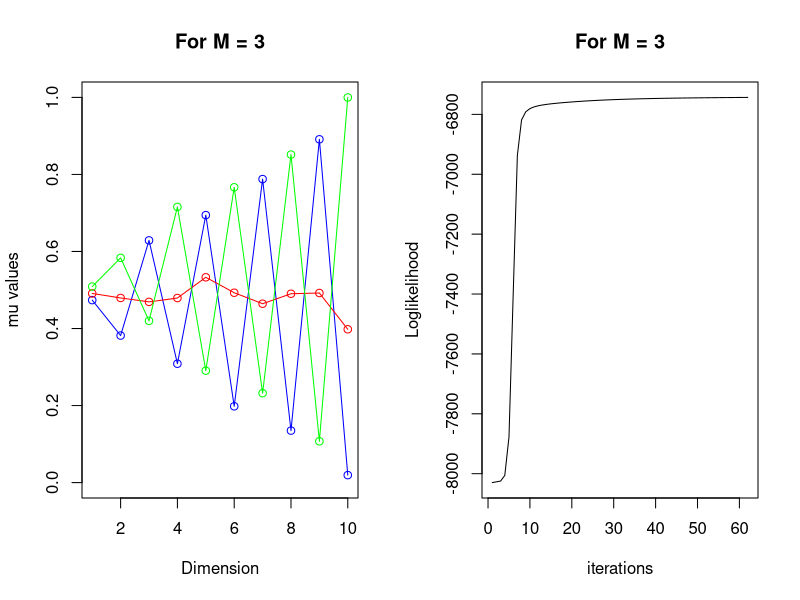
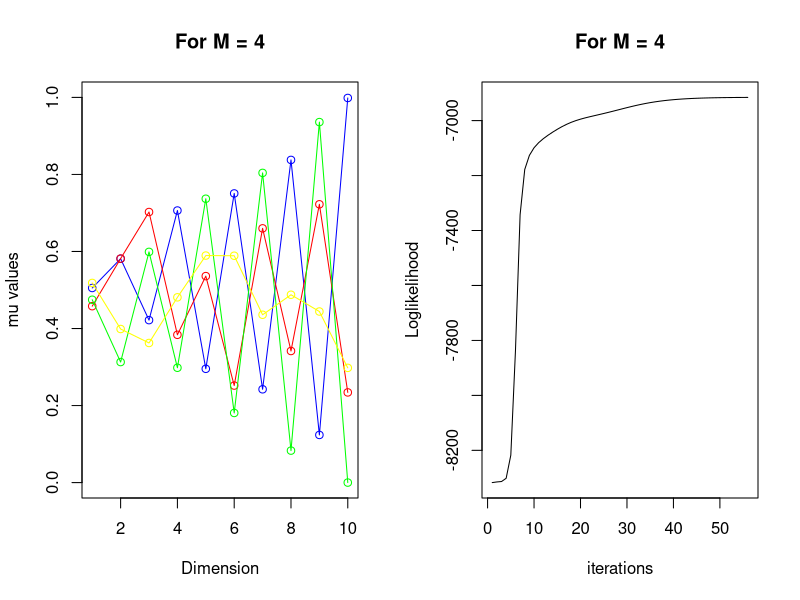
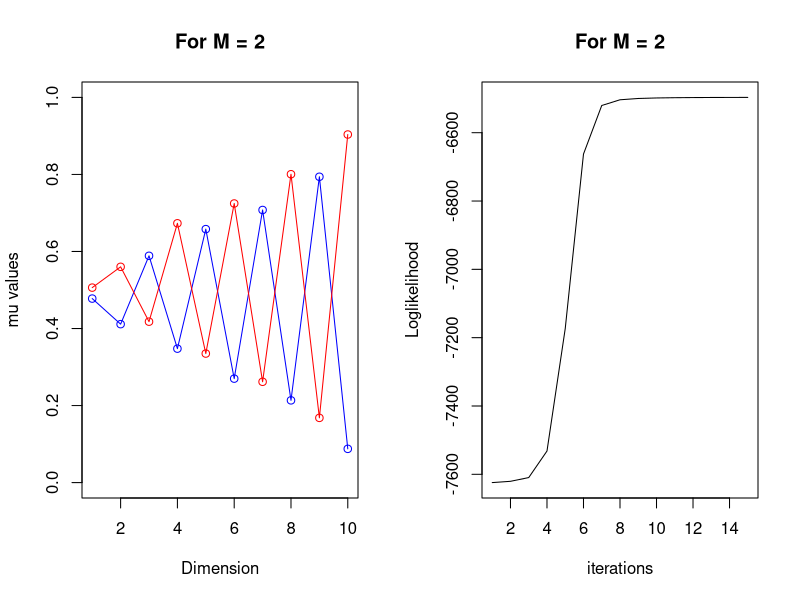

Recreate these plots in R, in order.
## ---- chunk 1
knitr::opts_chunk$set(echo = TRUE)
## ---- chunk 2
library(gridExtra)
library(ggplot2)
## ---- chunk 3
set.seed(1234567890)
max_it <- 100 # max number of EM iterations
min_change <- 0.1 # min change in log lik between two consecutive iterations
n=1000 # number of training points
D=10 # number of dimensions
x <- matrix(nrow=n, ncol=D) # training data

true_pi <- vector(length = 3) # true mixing coefficients
true_mu <- matrix(nrow=3, ncol=D) # true conditional distributions
true_pi=c(1/3, 1/3, 1/3)
true_mu[1,]=c(0.5,0.6,0.4,0.7,0.3,0.8,0.2,0.9,0.1,1)
true_mu[2,]=c(0.5,0.4,0.6,0.3,0.7,0.2,0.8,0.1,0.9,0)
true_mu[3,]=c(0.5,0.5,0.5,0.5,0.5,0.5,0.5,0.5,0.5,0.5)

# plot(true_mu[1,], type="o", col="blue", ylim=c(0,1))
# points(true_mu[2,], type="o", col="red")
# points(true_mu[3,], type="o", col="green")

# Producing the training data

for(i in 1:n) {
  m <- sample(1:3,1,prob=true_pi)
  for(d in 1:D) {
    x[i,d] <- rbinom(1,1,true_mu[m,d])
  }
}

M=3 # number of clusters
w <- matrix(nrow=n, ncol=M) # weights
pi <- vector(length = M) # mixing coefficients
mu <- matrix(nrow=M, ncol=D) # conditional distributions
llik3 <- c() # log likelihood of the EM iterations

# Random initialization of the parameters
pi <- runif(M,0.49,0.51)
pi <- pi / sum(pi)
for(m in 1:M) {
  mu[m,] <- runif(D,0.49,0.51)
}


bern <- function(m, i){
  numerator <- pi[m] * prod((((mu[m, ]) ^ x[i,]) * ((1 - mu[m, ]) ^ (1 - x[i,]))))

  demonirator <- pi[1] * (prod((mu[1, ] ^ x[i,]) * ((1 - mu[1, ]) ^ (1 - x[i,])))) +
                 pi[2] * (prod((mu[2, ] ^ x[i,]) * ((1 - mu[2, ]) ^ (1 - x[i,])))) +
                 pi[3] * (prod((mu[3, ] ^ x[i,])* ((1 - mu[3, ]) ^ (1 - x[i,]))))

  return(numerator / demonirator)
}

logv <- c()

for(it in 1:max_it) {

  # E-step: Computation of the weights
  # Your code here

  for(i in 1:nrow(x)){
    w[i, 1] = bern(1, i)
    w[i, 2] = bern(2, i)
    w[i, 3] = bern(3, i)

  }

  #Log likelihood computation.
  # Your code here

  difference = 0
  for (N in 1:n){
    logpx = c()
    for (m in 1:M){
      logbern = 0
      for (d in 1:D){
        logbern = logbern + x[N,d]*log(mu[m,d])+(1-x[N,d])*log(1-mu[m,d])
      }
      logpx[m]= log(pi[m]) + logbern
      difference = difference + w[N,m]*logpx[m]
    }
  }

  llik3[it] = difference

  # Stop if the log likelihood has not changed significantly
  # Your code here

  if(it > 1){
    if(llik3[it] - llik3[it - 1] <= 0.1){
      break
    }
  }  

  #M-step: ML parameter estimation from the data and weights
  # Your code here

  # mu calculation
  mu <- t(w) %*% x/colSums(w)

  # Pi calulcation
  pi <- colSums(w) / nrow(x)

}

## ---- chunk 4
par(mfrow=c(1,2))
plot(mu[1,], type="o", col="blue", ylim=c(0,1), ylab = "mu values", 
     xlab = "Dimension", main = "For M = 3")
points(mu[2,], type="o", col="red")
points(mu[3,], type="o", col="green")
plot(llik3[1:it], type="l", ylab="Loglikelihood", xlab="iterations", 
     main = "For M = 3")
## ---- chunk 5
cat("The pi values that we found are ", pi, " and the real values of pi are ", true_pi)
## ---- chunk 6

true_pi <- vector(length = 4) # true mixing coefficients
true_mu <- matrix(nrow=3, ncol=D) # true conditional distributions

# We changed here it initialize the m
true_pi=c(1/4, 1/4, 1/4, 1/4)

# Producing the training data

for(i in 1:n) {
  m <- sample(1:4,1,prob=true_pi)
}

M=4 # number of clusters
w <- matrix(nrow=n, ncol=M) # weights
pi <- vector(length = M) # mixing coefficients
mu <- matrix(nrow=M, ncol=D) # conditional distributions
llik4 <- c() # log likelihood of the EM iterations

# Random initialization of the parameters
pi <- runif(M,0.49,0.51)
pi <- pi / sum(pi)
for(m in 1:M) {
  mu[m,] <- runif(D,0.49,0.51)
}

bern <- function(m, i){
  numerator <- pi[m] * prod((((mu[m, ]) ^ x[i,]) * ((1 - mu[m, ]) ^ (1 - x[i,]))))

  demonirator <- pi[1] * (prod((mu[1, ] ^ x[i,]) * ((1 - mu[1, ]) ^ (1 - x[i,])))) +
                 pi[2] * (prod((mu[2, ] ^ x[i,]) * ((1 - mu[2, ]) ^ (1 - x[i,])))) +
                 pi[3] * (prod((mu[3, ] ^ x[i,])* ((1 - mu[3, ]) ^ (1 - x[i,])))) +
                 pi[4] * (prod((mu[4, ] ^ x[i,])* ((1 - mu[4, ]) ^ (1 - x[i,]))))

  return(numerator / demonirator)
}


for(it in 1:max_it) {

  # E-step: Computation of the weights
  # Your code here

  for(i in 1:nrow(x)){
    w[i, 1] = bern(1, i)
    w[i, 2] = bern(2, i)
    w[i, 3] = bern(3, i)
    w[i, 4] = bern(4, i)
  }

    #Log likelihood computation.
  # Your code here

  difference = 0
  for (N in 1:n){
    logpx = c()
    for (m in 1:M){
      logbern = 0
      for (d in 1:D){
        logbern = logbern + x[N,d]*log(mu[m,d])+(1-x[N,d])*log(1-mu[m,d])
      }
      logpx[m]= log(pi[m]) + logbern
      difference = difference + w[N,m]*logpx[m]
    }
  }

  llik4[it] = difference


  # Stop if the lok likelihood has not changed significantly
  # Your code here
  
    if(it > 1){
       if(llik4[it] - llik4[it - 1] <= 0.1){
         break
      }
    }  

  #M-step: ML parameter estimation from the data and weights
  # Your code here

  # mu calculation
  mu <- t(w) %*% x/colSums(w)

  # Pi calulcation
  pi <- colSums(w) / nrow(x)

}
## ---- chunk 7
  par(mfrow=c(1,2))
  plot(mu[1,], type="o", col="blue", ylim=c(0,1),  ylab = "mu values", 
     xlab = "Dimension", main = "For M = 4")
  points(mu[2,], type="o", col="red")
  points(mu[3,], type="o", col="green")
  points(mu[4,], type="o", col="yellow")
  plot(llik4, type="l", ylab="Loglikelihood", xlab="iterations", 
     main = "For M = 4")
  
## ---- chunk 8
cat("The pi values that we found are ", pi)
## ---- chunk 9
max_it <- 100 # max number of EM iterations
min_change <- 0.1 # min change in log lik between two consecutive iterations
n=1000 # number of training points
D=10 # number of dimensions

true_pi <- vector(length = 2) # true mixing coefficients
true_mu <- matrix(nrow=3, ncol=D) # true conditional distributions
true_pi=c(1/2, 1/2)




# Producing the training data

for(i in 1:n) {
  m <- sample(1:2,1,prob=true_pi)
}

M= 2 # number of clusters
w <- matrix(nrow=n, ncol=M) # weights
pi <- vector(length = M) # mixing coefficients
mu <- matrix(nrow=M, ncol=D) # conditional distributions
llik2 <- c() # log likelihood of the EM iterations

# Random initialization of the parameters
pi <- runif(M,0.49,0.51)
pi <- pi / sum(pi)
for(m in 1:M) {
  mu[m,] <- runif(D,0.49,0.51)
}

bern <- function(m, i){
  numerator <- pi[m] * prod((((mu[m, ]) ^ x[i,]) * ((1 - mu[m, ]) ^ (1 - x[i,]))))
  
  demonirator <- pi[1] * (prod((mu[1, ] ^ x[i,]) * ((1 - mu[1, ]) ^ (1 - x[i,])))) +
    pi[2] * (prod((mu[2, ] ^ x[i,]) * ((1 - mu[2, ]) ^ (1 - x[i,]))))
  
  return(numerator / demonirator)
}



for(it in 1:max_it) {

  # E-step: Computation of the weights
  # Your code here
  
  for(i in 1:nrow(x)){
    w[i, 1] = bern(1, i)
    w[i, 2] = bern(2, i)
  }

  #Log likelihood computation.
  # Your code here
  
  difference = 0
  for (N in 1:n){
    logpx = c()
    for (m in 1:M){
      logbern = 0
      for (d in 1:D){
        logbern = logbern + x[N,d]*log(mu[m,d])+(1-x[N,d])*log(1-mu[m,d])
      }
      logpx[m]= log(pi[m]) + logbern
      difference = difference + w[N,m]*logpx[m]
    }
  }
  
  llik2[it] = difference

  
  # Stop if the lok likelihood has not changed significantly
  # Your code here
  
    if(it > 1){
       if(llik2[it] - llik2[it - 1] <= 0.1){
         break
      }
    }
  
  print (abs(llik2[it] - llik2[it - 1]))
  #M-step: ML parameter estimation from the data and weights
  # Your code here
  
  # mu calculation
  mu <- t(w) %*% x/colSums(w)
  
  # Pi calulcation
  pi <- colSums(w) / nrow(x)
}

## ---- chunk 10
  par(mfrow=c(1,2))
  plot(mu[1,], type="o", col="blue", ylim=c(0,1),  ylab = "mu values", 
     xlab = "Dimension", main = "For M = 2")
  points(mu[2,], type="o", col="red")
  plot(llik2, type="l", ylab="Loglikelihood", xlab="iterations", 
     main = "For M = 2")
## ---- chunk 11
cat("The pi values that we found are ", pi)
